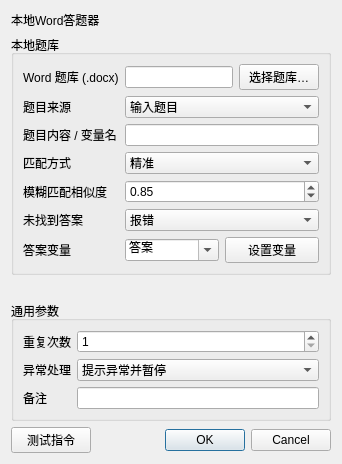
<?xml version="1.0" encoding="UTF-8"?><ui version="4.0"><class>InstructionEditor</class><widget class="QDialog" name="InstructionEditor"><layout class="QVBoxLayout" name="rootLayout"><item><widget class="QLabel" name="titleLabel"><property name="text"><string>本地Word答题器</string></property></widget></item><item><widget class="QGroupBox" name="parameterGroupBox"><property name="title"><string>本地题库</string></property><layout class="QFormLayout" name="parameterFormLayout"><item row="0" column="0"><widget class="QLabel" name="label_0"><property name="text"><string>Word 题库 (.docx)</string></property></widget></item><item row="0" column="1"><layout class="QHBoxLayout" name="fieldLayout_0"><item><widget class="QLineEdit" name="parameter_0"/></item><item><widget class="QPushButton" name="auxiliary_0"><property name="text"><string>选择题库…</string></property></widget></item></layout></item><item row="1" column="0"><widget class="QLabel" name="label_1"><property name="text"><string>题目来源</string></property></widget></item><item row="1" column="1"><widget class="QComboBox" name="parameter_1"><item><property name="text"><string>输入题目</string></property></item><item><property name="text"><string>最近OCR文字</string></property></item><item><property name="text"><string>变量</string></property></item></widget></item><item row="2" column="0"><widget class="QLabel" name="label_2"><property name="text"><string>题目内容 / 变量名</string></property></widget></item><item row="2" column="1"><widget class="QLineEdit" name="parameter_2"/></item><item row="3" column="0"><widget class="QLabel" name="label_3"><property name="text"><string>匹配方式</string></property></widget></item><item row="3" column="1"><widget class="QComboBox" name="parameter_3"><item><property name="text"><string>精准</string></property></item><item><property name="text"><string>包含</string></property></item><item><property name="text"><string>模糊</string></property></item></widget></item><item row="4" column="0"><widget class="QLabel" name="label_4"><property name="text"><string>模糊匹配相似度</string></property></widget></item><item row="4" column="1"><widget class="QDoubleSpinBox" name="parameter_4"><property name="minimum"><double>0.01</double></property><property name="maximum"><double>1</double></property><property name="value"><double>0.85</double></property></widget></item><item row="5" column="0"><widget class="QLabel" name="label_5"><property name="text"><string>未找到答案</string></property></widget></item><item row="5" column="1"><widget class="QComboBox" name="parameter_5"><item><property name="text"><string>报错</string></property></item><item><property name="text"><string>返回空值</string></property></item></widget></item><item row="6" column="0"><widget class="QLabel" name="label_6"><property name="text"><string>答案变量</string></property></widget></item><item row="6" column="1"><layout class="QHBoxLayout" name="fieldLayout_6"><item><widget class="QComboBox" name="parameter_6"><property name="editable"><bool>true</bool></property><item><property name="text"><string>答案</string></property></item></widget></item><item><widget class="QPushButton" name="auxiliary_6"><property name="text"><string>设置变量</string></property></widget></item></layout></item></layout></widget></item><item><spacer name="verticalSpacer"><property name="orientation"><enum>Qt::Vertical</enum></property><property name="sizeHint" stdset="0"><size><width>20</width><height>20</height></size></property></spacer></item>
<item><widget class="QGroupBox" name="commonGroupBox"><property name="title"><string>通用参数</string></property><layout class="QFormLayout" name="commonFormLayout">
<item row="0" column="0"><widget class="QLabel" name="repeatLabel"><property name="text"><string>重复次数</string></property></widget></item><item row="0" column="1"><widget class="QSpinBox" name="repeatSpinBox"><property name="minimum"><number>1</number></property><property name="maximum"><number>999999</number></property><property name="value"><number>1</number></property></widget></item>
<item row="1" column="0"><widget class="QLabel" name="errorPolicyLabel"><property name="text"><string>异常处理</string></property></widget></item><item row="1" column="1"><widget class="QComboBox" name="errorPolicyComboBox"><item><property name="text"><string>自动跳过</string></property></item><item><property name="text"><string>提示异常并暂停</string></property></item><item><property name="text"><string>提示异常并停止</string></property></item><property name="currentIndex"><number>1</number></property></widget></item>
<item row="2" column="0"><widget class="QLabel" name="noteLabel"><property name="text"><string>备注</string></property></widget></item><item row="2" column="1"><widget class="QLineEdit" name="noteEdit"/></item>
</layout></widget></item>
<item><layout class="QHBoxLayout" name="footerLayout"><item><widget class="QPushButton" name="testButton"><property name="text"><string>测试指令</string></property></widget></item><item><spacer name="footerSpacer"><property name="orientation"><enum>Qt::Horizontal</enum></property><property name="sizeHint" stdset="0"><size><width>40</width><height>20</height></size></property></spacer></item><item><widget class="QDialogButtonBox" name="buttonBox"><property name="standardButtons"><set>QDialogButtonBox::Cancel|QDialogButtonBox::Ok</set></property></widget></item></layout></item>
</layout></widget><resources/><connections/></ui>
